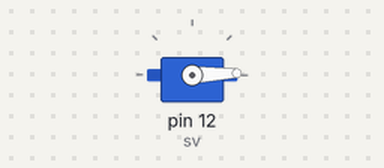
Bench run of a sketch on a simulated Arduino Uno, built with avr-gcc and run on an emulated ATmega328P. On the bench: servo.

Above: at 0.05 s.
At 1.75 s:
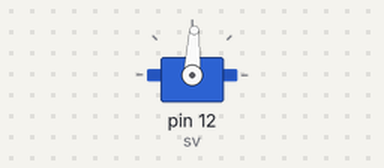
At 3.45 s:
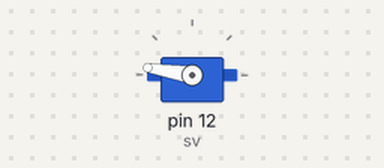
At 6.9 s:
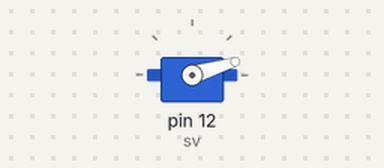
Timing chart, 0 to 9.4 s (numbered marks = the images above):
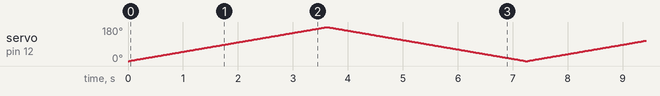

The sketch:

servo_rotate.ino
```cpp
#include<Servo.h>
Servo sv;   //sv 객체 생성
void setup() {
  sv.attach(12);
}

void loop() {
  for(int i=0; i<180; i++){ //각도 1씩 증가
    sv.write(i);
    delay(20);
  }
  for(int i=180; i>=0; i--){  //각도 1씩 감소
    sv.write(i);
    delay(20);
  }
}
```
